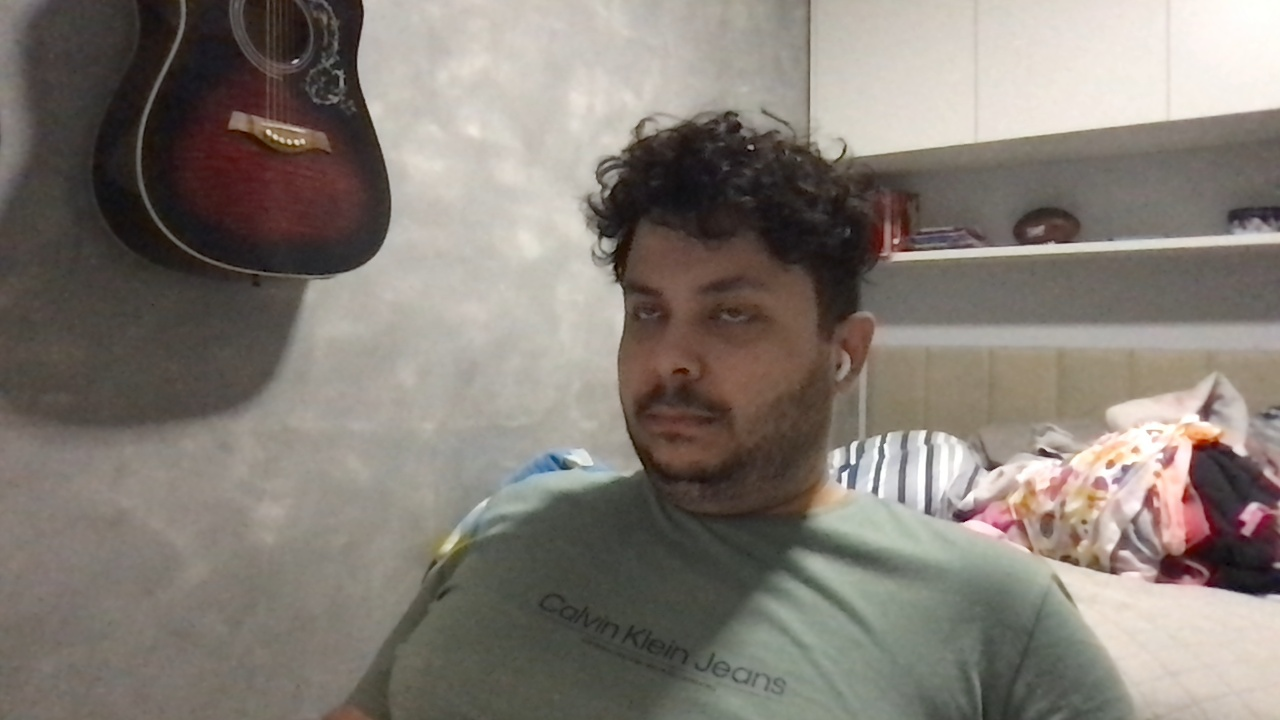
#> input picture images_27b3e20d-fade-48d7-87ee-f75a6886c0cf/captura_20250807_211053.jpg, 1280 x 720 px
$ python -i qualidade.py   (imports and definitions only)   (older library calls are emulated)
#> lines starting #> are read from the running program, lines starting #| are printed output that depends on the picture
# app/config/qualidade.py
import cv2
import numpy as np

def brilho_media_v(bgr_img):
    hsv = cv2.cvtColor(bgr_img, cv2.COLOR_BGR2HSV)
    v = hsv[:, :, 2]
    return float(np.mean(v))  # 0..255

def nitidez_laplaciano(bgr_img):
    gray = cv2.cvtColor(bgr_img, cv2.COLOR_BGR2GRAY)
    return float(cv2.Laplacian(gray, cv2.CV_64F).var())

def contraste_gray(bgr_img):
    gray = cv2.cvtColor(bgr_img, cv2.COLOR_BGR2GRAY)
    return float(gray.std())

def avaliar_qualidade(bgr_img, brilho_min=30.0, nitidez_min=30.0, contraste_min=15.0):
    """
    Retorna (ok, metrics, motivo) onde:
      - ok: bool (True se passou nos limiares)
      - metrics: dict(brilho, nitidez, contraste)
      - motivo: 'ok' | 'escura' | 'borrada' | 'baixo_contraste'
    """
    b = brilho_media_v(bgr_img)
    n = nitidez_laplaciano(bgr_img)
    c = contraste_gray(bgr_img)

    motivo = "ok"
    ok = True
    if b < brilho_min:
        motivo = "escura"; ok = False
    elif n < nitidez_min:
        motivo = "borrada"; ok = False
    elif c < contraste_min:
        motivo = "baixo_contraste"; ok = False

    return ok, {"brilho": b, "nitidez": n, "contraste": c}, motivo

>>> import cv2
>>> picture = cv2.imread('../../images_27b3e20d-fade-48d7-87ee-f75a6886c0cf/captura_20250807_211053.jpg')
#> picture is the input picture: shape (720, 1280, 3); mean B, G, R 116.1, 123.8, 131.2
>>> result = avaliar_qualidade(picture)
#> in brilho_media_v, `hsv = cv2.cvtColor(bgr_img, cv2.COLOR_BGR2HSV)`: hsv: shape (720, 1280, 3); mean H, S, V 29.8, 37.9, 132.2
#> in brilho_media_v, `v = hsv[:, :, 2]`:
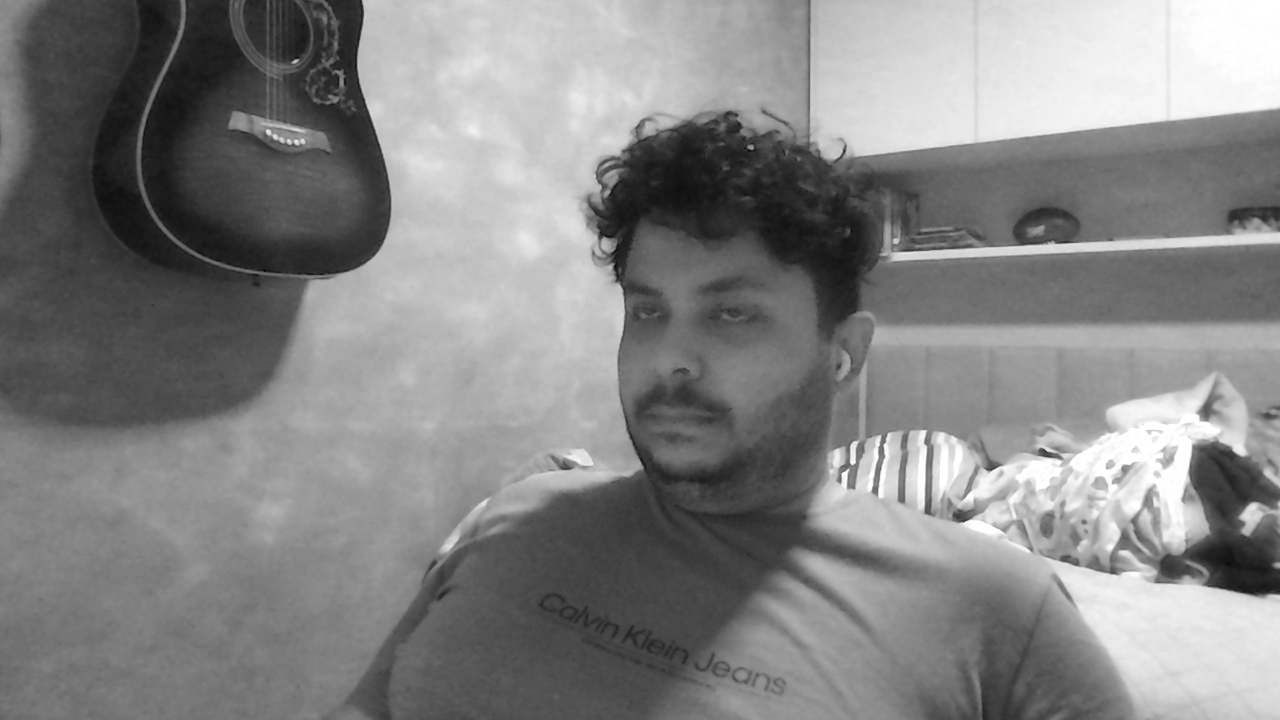
#> v: shape (720, 1280); min 4, max 255, mean 132.2
#> in avaliar_qualidade, `b = brilho_media_v(bgr_img)`: b = 132.2
#> in nitidez_laplaciano, `gray = cv2.cvtColor(bgr_img, cv2.COLOR_BGR2GRAY)`:
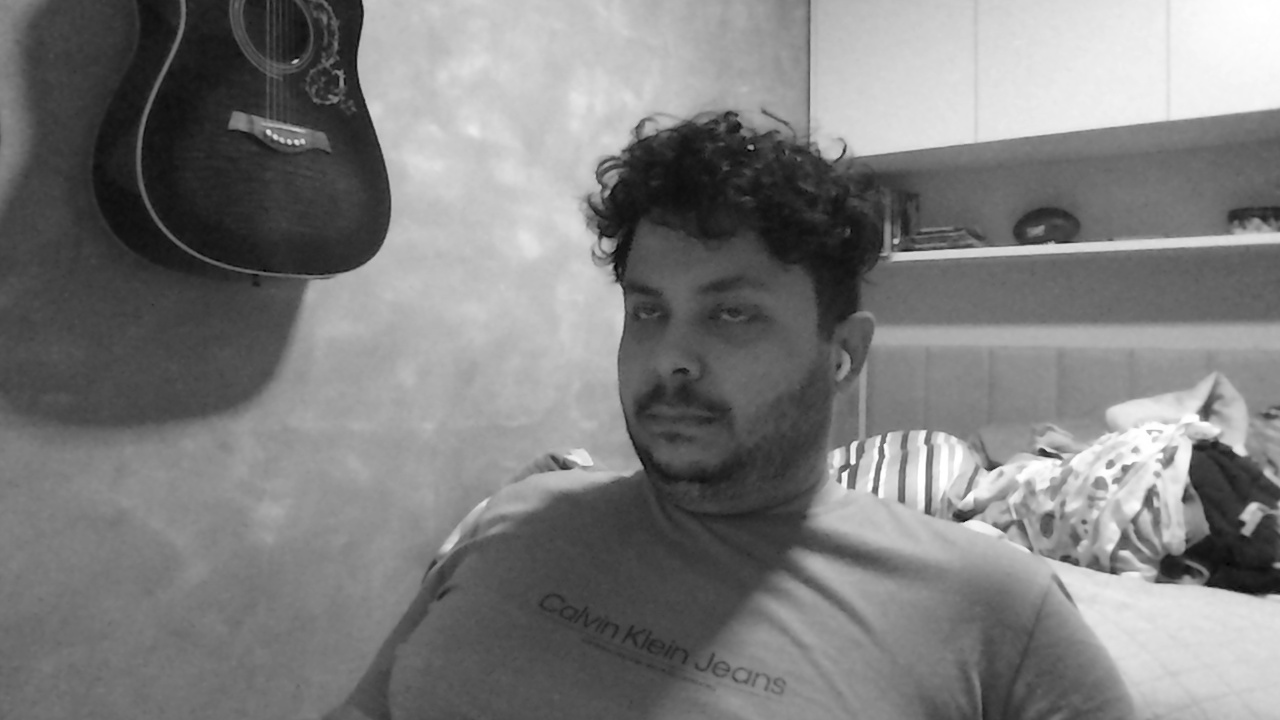
#> gray: shape (720, 1280); min 1, max 255, mean 125.1
#> in avaliar_qualidade, `n = nitidez_laplaciano(bgr_img)`: n = 38.24
#> in avaliar_qualidade, `c = contraste_gray(bgr_img)`: c = 59.7
